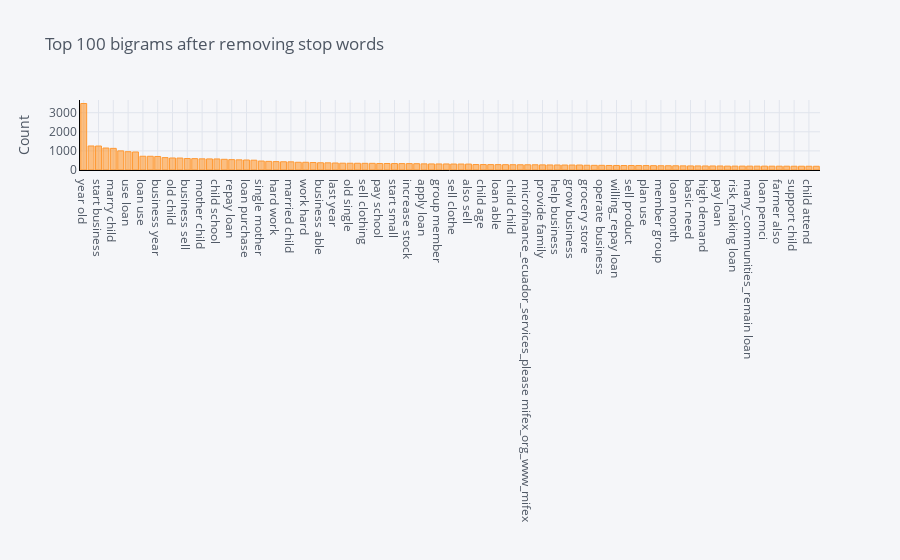

The notebook cell this image was saved under:
### Markdown cell above
plotに"bigram"を指定すると、連続した2単語の出現数がグラフで表示されます。

### Code cell
plot_model(plot="bigram")

### Figure 1 — Plotly figure (JSON) as saved in the notebook; plotly's stock layout.template omitted (floating-point values rounded to 4 significant figures)
{"data": [{"name": "count", "text": "", "y": [3482, 1258, 1255, 1151, 1133, 1002, 958, 944, 720, 719, 708, 649, 629, 625, 601, 595, 585, 580, 578, 560, 543, 532, 524, 513, 469, 452, 439, 432, 428, 404, 404, 391, 379, 376, 367, 356, 354, 352, 350, 349, 341, 340, 338, 336, 335, 330, 322, 318, 316, 316, 313, 312, 310, 286, 285, 284, 282, 279, 277, 275, 274, 274, 269, 264, 263, 260, 260, 260, 248, 244, 244, 237, 237, 234, 234, 232, 232, 227, 223, 223, 221, 217, 213, 212, 211, 211, 210, 203, 203, 203, 203, 202, 202, 200, 200, 199, 198, 198, 197, 195], "marker": {"color": "rgba(255, 153, 51, 0.6)", "line": {"color": "rgba(255, 153, 51, 1.0)", "width": 1}}, "x": ["year old", "request loan", "start business", "year ago", "marry child", "loan buy", "use loan", "expand business", "loan use", "first loan", "business year", "school fee", "old child", "old married", "business sell", "would like", "mother child", "small business", "child school", "second loan", "repay loan", "old marry", "loan purchase", "loan usd", "single mother", "woman group", "hard work", "support family", "married child", "primary school", "work hard", "increase income", "business able", "business grow", "last year", "loan order", "old single", "need loan", "sell clothing", "secondary school", "pay school", "use buy", "start small", "run business", "increase stock", "year experience", "apply loan", "high school", "group member", "educate child", "sell clothe", "child live", "also sell", "training_educational_programs_information microfinance_ecuador_services_please", "child age", "business training_educational_programs_information", "loan able", "start sell", "child child", "loan invest", "microfinance_ecuador_services_please mifex_org_www_mifex", "mifex_org_www_mifex org", "provide family", "able buy", "help business", "loan help", "grow business", "attend school", "grocery store", "receive loan", "operate business", "run small", "willing_repay loan", "source income", "sell product", "business help", "plan use", "hope business", "member group", "enough money", "loan month", "give loan", "basic need", "go school", "high demand", "husband child", "pay loan", "risk_willing_accept_additional risk_making", "risk_making loan", "loan risk_willing_accept_additional", "many_communities_remain loan", "husband work", "loan pemci", "buy product", "farmer also", "small store", "support child", "take loan", "child attend", "fee child"], "type": "bar", "orientation": "v"}], "layout": {"title": {"text": "Top 100 bigrams after removing stop words", "font": {"color": "#4D5663"}}, "paper_bgcolor": "#F5F6F9", "plot_bgcolor": "#F5F6F9", "yaxis": {"tickfont": {"color": "#4D5663"}, "title": {"text": "Count", "font": {"color": "#4D5663"}}, "showgrid": true, "zerolinecolor": "#E1E5ED", "gridcolor": "#E1E5ED", "linecolor": "black"}, "xaxis": {"tickfont": {"color": "#4D5663"}, "title": {"text": "", "font": {"color": "#4D5663"}}, "showgrid": true, "zerolinecolor": "#E1E5ED", "gridcolor": "#E1E5ED", "linecolor": "black"}, "legend": {"bgcolor": "#F5F6F9", "font": {"color": "#4D5663"}}}}
